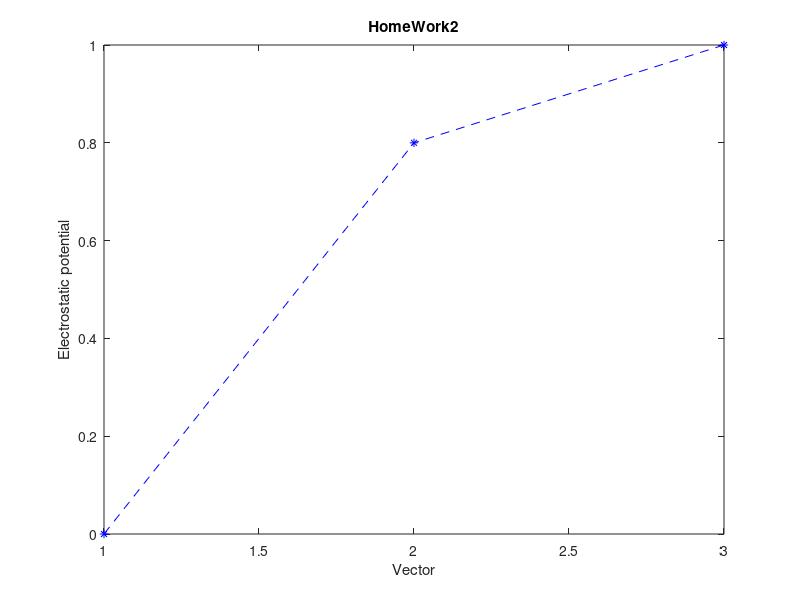

Write MATLAB code to recreate this figure.
clear; close all; clc;

Case=4; % Case 선택
if Case==1
    p1=[0 0 0]; p2=[1 0 0]; p3=[1 1 0]; % case1
elseif Case==2
    p1=[0 0 0]; p2=[3 0 0]; p3=[2 3 0]; % case2
elseif Case==3
    p1=[0 0 0]; p2=[3 0 0]; p3=[3 4 0]; % case3
elseif Case==4
p1=[0 0 0]; p2=[2 1 0]; p3=[1 2 0]; % case3
end
p=[p1; p2; p3];

%Vector
v12= p2-p1; v13= p3-p1; v23= p3-p2; % 벡터, cross함수를 사용하기 위해 z=0으로 고정 후 3차원으로 바꿈

%삼각형 각 변 길이
L12=norm(v12); L23=norm(v23); L31=norm(v13); L=[L12; L23; L31];

% 삼각형 면적
Area = norm(0.5*cross(v12, v13));

%외접원의 반지름
R = (L12*L31*L23)/(4*Area); % Area = (L1*L2*L3)/(4*Area) 이용

%외심에서 최단거리까지의 거리
A=zeros(3,1);
for ii=1:3
    A(ii,1)= sqrt(R^2-(0.5*L(ii,1))^2);
end

jaco=zeros(3,3);
jaco(1,1)=1; jaco(3,3)=1;
for i=2
    v=[A(i-1,1)/L(i-1,1) -A(i-1,1)/L(i-1,1)-A(i,1)/L(i,1) A(i,1)/L(i,1)];
    for j=1:3
        jaco(i,i+j-2)=v(1,j);
    end
end

res=[0; 0; 1];
phi=jaco\res;

%%% Graph %%%
figure('Name','HW2')
plot(1:3, phi, '--b*');
xlabel("Vector");
ylabel("Electrostatic potential");
title("HomeWork2");